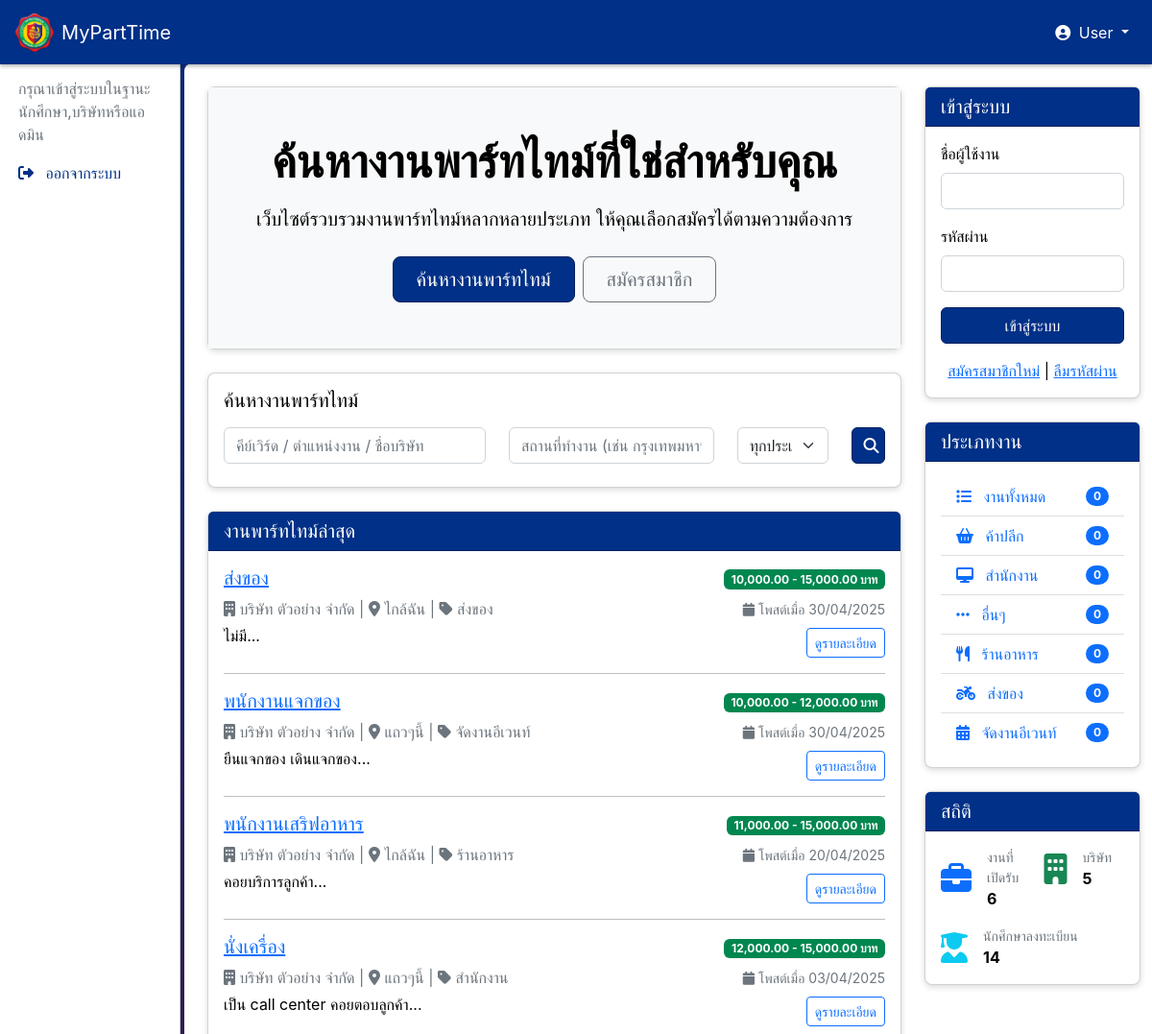
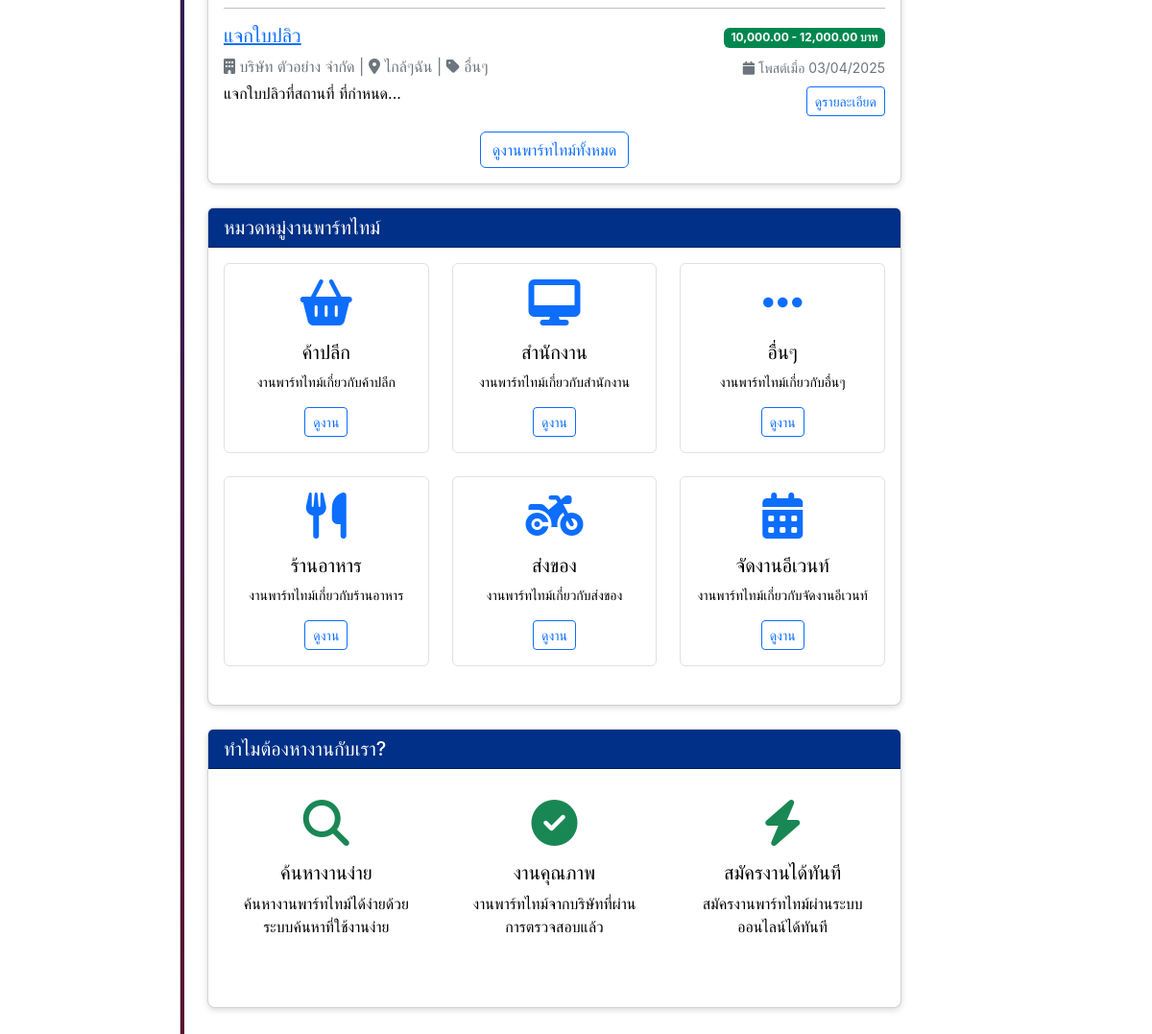
The page / on the database its author committed (2 pictures, top to bottom).
### tables this page shows
CREATE TABLE `jobs_posts` (
  `post_id` int(11) NOT NULL,
  `company_id` int(11) NOT NULL,
  `job_title` varchar(100) NOT NULL,
  `job_description` varchar(100) DEFAULT NULL,
  `positions` text NOT NULL,
  `min_salary` decimal(10,2) DEFAULT NULL,
  `max_salary` decimal(10,2) NOT NULL,
  `salary_type` decimal(20,0) DEFAULT NULL,
  `work_days` varchar(50) DEFAULT NULL,
  `work_hours` varchar(50) DEFAULT NULL,
  `requirement` text DEFAULT NULL,
  `location` varchar(100) DEFAULT NULL,
  `post_date` date NOT NULL,
  `expire_date` date DEFAULT NULL,
  `status` varchar(20) DEFAULT NULL,
  `is_active` int(11) NOT NULL,
  `job_category` varchar(50) DEFAULT 'อื่นๆ',
  `update_date` timestamp NOT NULL DEFAULT current_timestamp() ON UPDATE current_timestamp()
);

CREATE TABLE `companies` (
  `company_id` int(11) NOT NULL,
  `company_name` varchar(100) NOT NULL,
  `tax_id` varchar(13) NOT NULL,
  `username` varchar(50) NOT NULL,
  `password` varchar(255) NOT NULL,
  `business_type` varchar(50) NOT NULL,
  `company_type` varchar(50) NOT NULL,
  `business_sector` varchar(100) DEFAULT NULL,
  `company_desc` text NOT NULL,
  `address` text NOT NULL,
  `province` varchar(100) DEFAULT NULL,
  `postal_code` varchar(10) DEFAULT NULL,
  `website` varchar(255) DEFAULT NULL,
  `contact_person` varchar(50) NOT NULL,
  `contact_email` text NOT NULL,
  `contact_phone` varchar(15) NOT NULL,
  `pdpa_consent` tinyint(1) NOT NULL DEFAULT 0,
  `created_at` timestamp NOT NULL DEFAULT current_timestamp(),
  `registration_date` timestamp NOT NULL DEFAULT current_timestamp(),
  `updated_at` datetime DEFAULT NULL,
  `is_verified` tinyint(1) NOT NULL DEFAULT 0,
  `logo_path` varchar(255) DEFAULT NULL
);

### index.php (the view, shortened to what the rows shown need)
<?php
require_once 'includes/config.php';
require_once 'includes/database.php';
$database = new Database();
?>
<?php include 'layouts/header.php'; ?>
<div class="row">
    <div class="col-md-9">
        <div class="card mb-4">
            <div class="card-body text-center bg-light p-5">
                <h1 class="display-5 fw-bold mb-3">ค้นหางานพาร์ทไทม์ที่ใช่สำหรับคุณ</h1>
            </div>
        </div>
        <div class="card mb-4">
            <div class="card-body">
                <?php
                $sql = "SELECT jp.*, c.company_name
                        FROM jobs_posts jp
                        JOIN companies c ON jp.company_id = c.company_id
                        WHERE jp.status = 'เปิดรับสมัคร' AND jp.is_active = 1
                        ORDER BY jp.post_date DESC
                        LIMIT 5";
                $result = $database->query($sql)->fetchAll(PDO::FETCH_ASSOC);
                if ($result && count($result) > 0) {
                    foreach ($result as $row) {
                        ?>
                        <div class="job-item mb-3">
                            <div class="row">
                                <div class="col-md-8">
                                    <h5>
                                        <a href="modules/jobs/view.php?id=<?php echo $row['post_id']; ?>">
                                            <?php echo htmlspecialchars($row['job_title']); ?>
                                        </a>
                                    </h5>
                                    <p class="text-muted mb-1">
                                        <i class="fas fa-building "></i> <?php echo htmlspecialchars($row['company_name']); ?> |
                                        <i class="fas fa-map-marker-alt "></i> <?php echo htmlspecialchars($row['location']); ?> |
                                        <i class="fas fa-tag "></i> <?php echo htmlspecialchars($row['job_category'] ?? 'อื่นๆ'); ?>
                                    </p>
                                    <p class="mb-1">
                                        <?php echo mb_substr(htmlspecialchars($row['job_description']), 0, 100, 'UTF-8'); ?>...
                                    </p>
                                </div>
                                <div class="col-md-4 text-md-end">
                                    <div class="mb-2">
                                        <span class="badge bg-success">
                                            <?php echo number_format($row['min_salary'], 2); ?> -
                                            <?php echo number_format($row['max_salary'], 2); ?> บาท
                                        </span>
                                    </div>
                                    <small class="text-muted">
                                        <i class="fas fa-calendar"></i> โพสต์เมื่อ
                                        <?php echo date('d/m/Y', strtotime($row['post_date'])); ?>
                                    </small><br>
                                    <a href="modules/jobs/view.php?id=<?php echo $row['post_id']; ?>"
                                       class="btn btn-sm btn-outline-primary mt-2">ดูรายละเอียด</a>
                                </div>
                            </div>
                        </div>
                        <?php
                        if ($row !== end($result)) {
                            echo '<hr>';
                        }
                    }
                    ?>
                    <div class="text-center mt-3">
                        <a href="modules/jobs/index.php" class="btn btn-outline-primary">ดูงานพาร์ทไทม์ทั้งหมด</a>
                    </div>
                    <?php
                } else {
                    echo '<p class="text-center">ไม่มีงานพาร์ทไทม์ที่เปิดรับสมัครในขณะนี้</p>';
                }
                ?>
            </div>
        </div>
    </div>
</div>
<?php include 'layouts/footer.php'; ?>

### rows shown on the page
jobs_posts: job_title "ส่งของ", company.company_name "บริษัท ตัวอย่าง จำกัด", location "ไกล้ฉัน", job_category "ส่งของ", job_description "ไม่มี", min_salary "10,000.00", max_salary "15,000.00", post_date "30/04/2025"
jobs_posts: job_title "พนักงานแจกของ", company.company_name "บริษัท ตัวอย่าง จำกัด", location "แถวๆนี้", job_category "จัดงานอีเวนท์", job_description "ยืนแจกของ เดินแจกของ", min_salary "10,000.00", max_salary "12,000.00", post_date "30/04/2025"
jobs_posts: job_title "พนักงานเสริฟอาหาร", company.company_name "บริษัท ตัวอย่าง จำกัด", location "ไกล้ฉัน", job_category "ร้านอาหาร", job_description "คอยบริการลูกค้า", min_salary "11,000.00", max_salary "15,000.00", post_date "20/04/2025"
jobs_posts: job_title "นั่งเครื่อง", company.company_name "บริษัท ตัวอย่าง จำกัด", location "แถวๆนี้", job_category "สำนักงาน", job_description "เป็น call center คอยตอบลูกค้า", min_salary "12,000.00", max_salary "15,000.00", post_date "03/04/2025"
jobs_posts: job_title "แจกใบปลิว", company.company_name "บริษัท ตัวอย่าง จำกัด", location "ไกล้ๆฉัน", job_category "อื่นๆ", job_description "แจกใบปลิวที่สถานที่ ที่กำหนด", min_salary "10,000.00", max_salary "12,000.00", post_date "03/04/2025"

### other values the page prints
SITE_NAME "MyPartTime"
$category['name'] "ค้าปลีก"
$category['name'] "สำนักงาน"
$category['name'] "อื่นๆ"
$category['name'] "ร้านอาหาร"
$category['name'] "ส่งของ"
$category['name'] "จัดงานอีเวนท์"
$all_jobs_count "0"
$cat_jobs_count "0"
$stats['jobs'] "6"
$stats['companies'] "5"
$stats['students'] "14"
